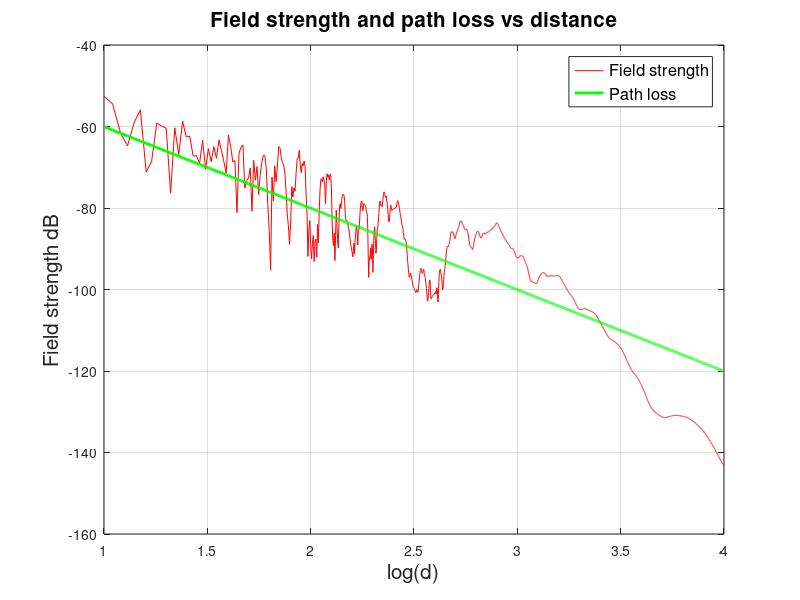
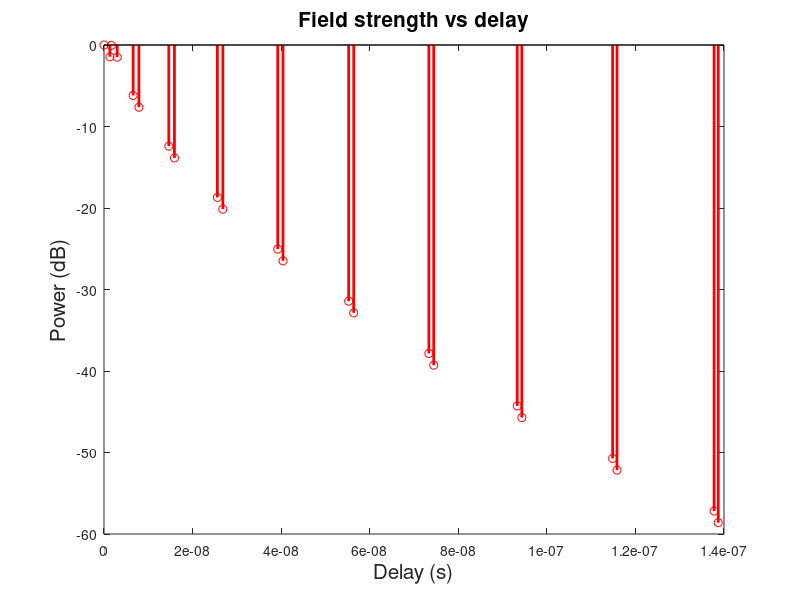

Reproduce these figures in MATLAB, in order.
% street.m; reflections from ground and street buildings;
% width of street a meters;
% transmit antenna h1 m, receive ant. h2 ;
% frequency 2400 MHz;
% use ray tracing and image theory;
% Rg is reflection from the ground, assume -0.85;
% Rw is reflection from the walls, assume Rw=-0.5;
% N is number of reflections;
%
% J�rgen Bach Andersen 2002
% modified Patrick Eggers 2003-2008

clear all
close all
clf
f=2400;
lambda=300/f;
k=2*pi/lambda;
N=10;   
a=10;   % what is this ? = Distance between the walls
h1=10;  % height terminal 1
h2=2;   % height terminal 2
Rg=-0.85; % ground reflection
Rw=-0.5;  % wall reflection
d=10:1:10000; %distance along street;
E=d-d;

for i=1:N+1
R1=sqrt(d.^2+(h1-h2)^2+((i-1)*a)^2);  % distance between antenna and side images;
R2=sqrt(d.^2+(h1+h2)^2+((i-1)*a)^2);  % distance between ground image and side images;

%insert here the contribution from the various images and sum them to a total E;
Floss1 = lambda./(4.*pi.*R1); 
Floss2 = lambda./(4.*pi.*R2);
if i == 1
E = E + Floss1.*((Rw^(i-1))*exp(-j*k*R1))+ (Rg).*Floss2.*((Rw^(i-1))*exp(-j*k*R2));
else
E = E + 2*Floss1.*((Rw^(i-1))*exp(-j*k*R1))+ 2*(Rg).*Floss2.*((Rw^(i-1))*exp(-j*k*R2));
end
end

P=20*log10(abs(E));
Plos=(lambda./(4*pi*d)).^2; %direct field;
P2=10*log10(abs(Plos));

plot(log10(d),P,'r',log10(d),P2,'g','linewidth',2)
xlabel('log(d)','FontSize',15);
ylabel('Field strength dB','FontSize',15);
title('Field strength and path loss vs distance','FontSize',15);
handle=legend('Field strength', 'Path loss');
set(handle,'FontSize',12);
grid on
% axis([1 3 -70 -10]);

% discuss the result. Try also w low N=1 or 2

% construct the time response
% How will you plot the time response (power versus delay)?


% % Impulse response
% figure()
dref = 100;
ddis = sqrt(dref.^2+(h1-h2)^2);

R1=sqrt(dref.^2+(h1-h2)^2);  % distance between antenna and side images;
R2=sqrt(dref.^2+(h1+h2)^2);  % distance between ground image and side images;

Floss1 = lambda./(4.*pi.*R1); 
Floss2 = lambda./(4.*pi.*R2);

E1 = Floss1.*exp(-j*k*R1);
E2 = (Rg).*Floss2.*exp(-j*k*R2);

dis = [R1;R2];
amp = [E1;E2];

if(N>0)
for i=2:N+1
%insert here the contribution from the various images and sum them to a total E;
R1=sqrt(dref.^2+(h1-h2)^2+((i-1)*a)^2);  % distance between antenna and side images;
R2=sqrt(dref.^2+(h1+h2)^2+((i-1)*a)^2);  % distance between ground image and side images;
Floss1 = lambda./(4.*pi.*R1); 
Floss2 = lambda./(4.*pi.*R2);

E1 = 2*Floss1.*((Rw^(i-1))*exp(-j*k*R1));
E2 = 2*(Rg).*Floss2.*((Rw^(i-1))*exp(-j*k*R2));

dis = [dis [R1;R2]];
amp = [amp [E1;E2]];

end
end

delay = (dis - ddis)./(3e8);
P=20*log10(abs(amp));


delay_v = reshape(delay,[1 numel(delay)]);
P = P - P(1,1);
P_v = reshape(P,[1 numel(P)]);

figure;
stem(delay_v,P_v,'r','linewidth',2)
xlabel('Delay (s)','FontSize',15);
ylabel('Power (dB)','FontSize',15);
title('Field strength vs delay','FontSize',15);
% handle=legend('Field strength', 'Path loss');
% set(handle,'FontSize',12);


% % % % % % Impulse response in frequency
% % % % % Et=exp(-j*k.*fd);
% % % % % % Infinite bandwith impulse response in frequency
% % % % % H = (fft(E))./Et;
% % % % % 
% % % % % % Impulse response in space
% % % % % figure()
% % % % % plot(d,abs(ifft(H).^2),'linewidth',2);

% This is the dopler shift
% figure()
% plot(fd,abs(fftshift(fft(E))).^2,'linewidth',2)
